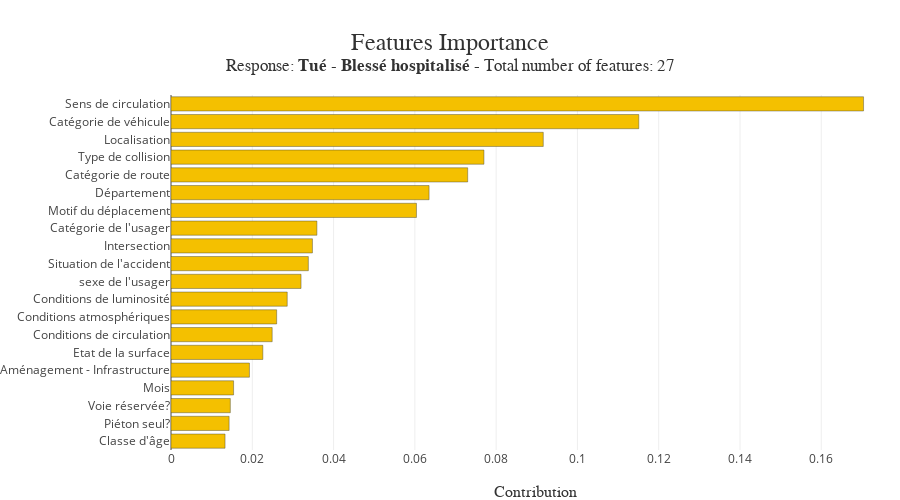

Write notebook code for a chart like this one.
### Code cell
xpl.plot.features_importance()

### Figure 1 — Plotly figure (JSON) as saved in the notebook; plotly's stock layout.template omitted (floating-point values rounded to 4 significant figures)
{"data": [{"customdata": ["Classe d'âge", "Piéton seul?", "Voie réservée?", "Mois", "Aménagement - Infrastructure", "Etat de la surface", "Conditions de circulation", "Conditions atmosphériques", "Conditions de luminosité", "sexe de l'usager", "Situation de l'accident", "Intersection", "Catégorie de l'usager", "Motif du déplacement", "Département", "Catégorie de route", "Type de collision", "Localisation", "Catégorie de véhicule", "Sens de circulation"], "hovertemplate": "Feature: %{customdata}<br />Contribution: %{x:.4f}<extra></extra>", "marker": {"color": ["rgba(244, 192, 0, 1.0)", "rgba(244, 192, 0, 1.0)", "rgba(244, 192, 0, 1.0)", "rgba(244, 192, 0, 1.0)", "rgba(244, 192, 0, 1.0)", "rgba(244, 192, 0, 1.0)", "rgba(244, 192, 0, 1.0)", "rgba(244, 192, 0, 1.0)", "rgba(244, 192, 0, 1.0)", "rgba(244, 192, 0, 1.0)", "rgba(244, 192, 0, 1.0)", "rgba(244, 192, 0, 1.0)", "rgba(244, 192, 0, 1.0)", "rgba(244, 192, 0, 1.0)", "rgba(244, 192, 0, 1.0)", "rgba(244, 192, 0, 1.0)", "rgba(244, 192, 0, 1.0)", "rgba(244, 192, 0, 1.0)", "rgba(244, 192, 0, 1.0)", "rgba(244, 192, 0, 1.0)"], "line": {"color": "rgba(52, 55, 54, 0.8)", "width": 0.5}}, "name": "Global", "orientation": "h", "type": "bar", "x": [0.0133, 0.0143, 0.0146, 0.0154, 0.0193, 0.0226, 0.0249, 0.026, 0.0286, 0.032, 0.0338, 0.0348, 0.0359, 0.0604, 0.0635, 0.073, 0.077, 0.0916, 0.1151, 0.1704], "y": ["Classe d'âge", "Piéton seul?", "Voie réservée?", "Mois", "Aménagement - Infrastructure", "Etat de la surface", "Conditions de circulation", "Conditions atmosphériques", "Conditions de luminosité", "sexe de l'usager", "Situation de l'accident", "Intersection", "Catégorie de l'usager", "Motif du déplacement", "Département", "Catégorie de route", "Type de collision", "Localisation", "Catégorie de véhicule", "Sens de circulation"]}], "layout": {"autosize": false, "barmode": "group", "height": 500, "hovermode": "closest", "margin": {"b": 50, "l": 160, "r": 0, "t": 95}, "title": {"font": {"color": "rgb(50, 50, 50)", "family": "Arial", "size": 24}, "text": "Features Importance<br><sup>Response: <b>Tué - Blessé hospitalisé</b> - Total number of features: 27</sup>", "x": 0.5, "xanchor": "center", "y": 0.9, "yanchor": "middle"}, "width": 900, "xaxis": {"title": {"font": {"color": "rgb(50, 50, 50)", "family": "Arial Black", "size": 16}, "text": "Contribution"}}, "yaxis": {"automargin": true, "dtick": 1, "tickmode": "array", "ticktext": ["Classe d'âge", "Piéton seul?", "Voie réservée?", "Mois", "Aménagement - Infrastructure", "Etat de la surface", "Conditions de circulation", "Conditions atmosphériques", "Conditions de luminosité", "sexe de l'usager", "Situation de l'accident", "Intersection", "Catégorie de l'usager", "Motif du déplacement", "Département", "Catégorie de route", "Type de collision", "Localisation", "Catégorie de véhicule", "Sens de circulation"], "tickvals": ["Classe d'âge", "Piéton seul?", "Voie réservée?", "Mois", "Aménagement - Infrastructure", "Etat de la surface", "Conditions de circulation", "Conditions atmosphériques", "Conditions de luminosité", "sexe de l'usager", "Situation de l'accident", "Intersection", "Catégorie de l'usager", "Motif du déplacement", "Département", "Catégorie de route", "Type de collision", "Localisation", "Catégorie de véhicule", "Sens de circulation"], "title": {"font": {"color": "rgb(50, 50, 50)", "family": "Arial Black", "size": 16}}}}}
